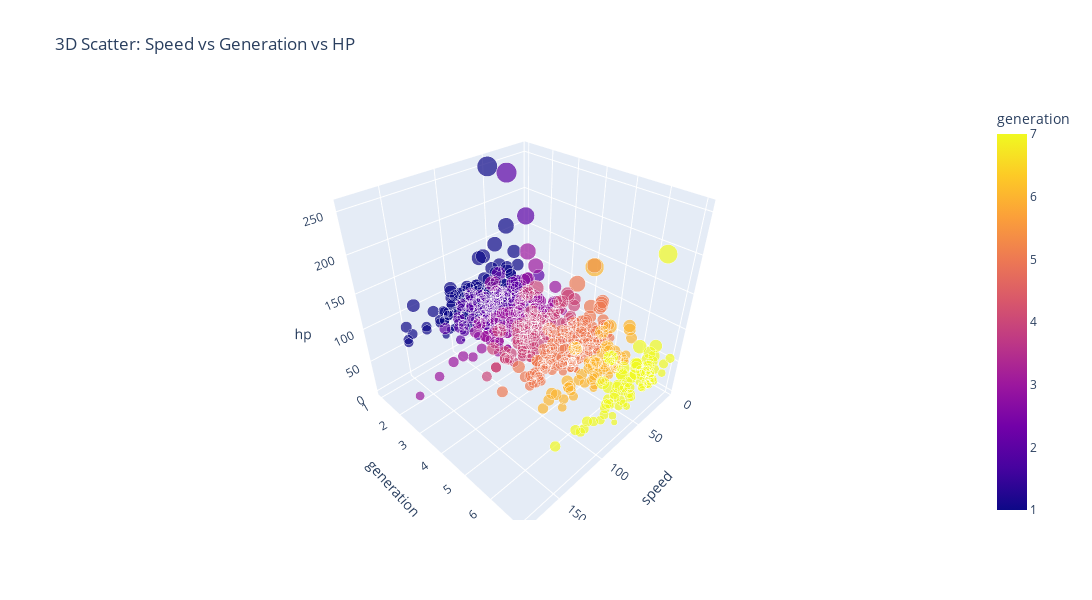

Source (notebook cell):
### Code cell
import plotly.express as px

fig = px.scatter_3d(
    new_df,
    x='speed',
    y='generation',
    z='hp',
    color='generation',   
    size='hp',              
    hover_data=['speed', 'generation', 'hp'],  # show values on hover
    opacity=0.7,
    title="3D Scatter: Speed vs Generation vs HP",
    width=1200,    # increase width
    height=600     # increase height
)

fig.show()

### Figure 1 — Plotly figure (JSON) as saved in the notebook; plotly's stock layout.template omitted (floating-point values rounded to 4 significant figures; data arrays with more than 128 entries replaced by an {"elided": "..."} marker saying what was removed)
{"data": [{"hovertemplate": "speed=%{x}<br>generation=%{marker.color}<br>hp=%{marker.size}<extra></extra>", "legendgroup": "", "marker": {"color": {"elided": "801 int values"}, "coloraxis": "coloraxis", "opacity": 0.7, "size": {"elided": "801 int values"}, "sizemode": "area", "sizeref": 0.6375, "symbol": "circle"}, "mode": "markers", "name": "", "scene": "scene", "showlegend": false, "type": "scatter3d", "x": {"elided": "801 int values"}, "y": {"elided": "801 int values"}, "z": {"elided": "801 int values"}}], "layout": {"coloraxis": {"colorbar": {"title": {"text": "generation"}}, "colorscale": [[0, "#0d0887"], [0.1111, "#46039f"], [0.2222, "#7201a8"], [0.3333, "#9c179e"], [0.4444, "#bd3786"], [0.5556, "#d8576b"], [0.6667, "#ed7953"], [0.7778, "#fb9f3a"], [0.8889, "#fdca26"], [1, "#f0f921"]]}, "height": 600, "legend": {"itemsizing": "constant", "tracegroupgap": 0}, "scene": {"domain": {"x": [0, 1], "y": [0, 1]}, "xaxis": {"title": {"text": "speed"}}, "yaxis": {"title": {"text": "generation"}}, "zaxis": {"title": {"text": "hp"}}}, "title": {"text": "3D Scatter: Speed vs Generation vs HP"}, "width": 1200}}
